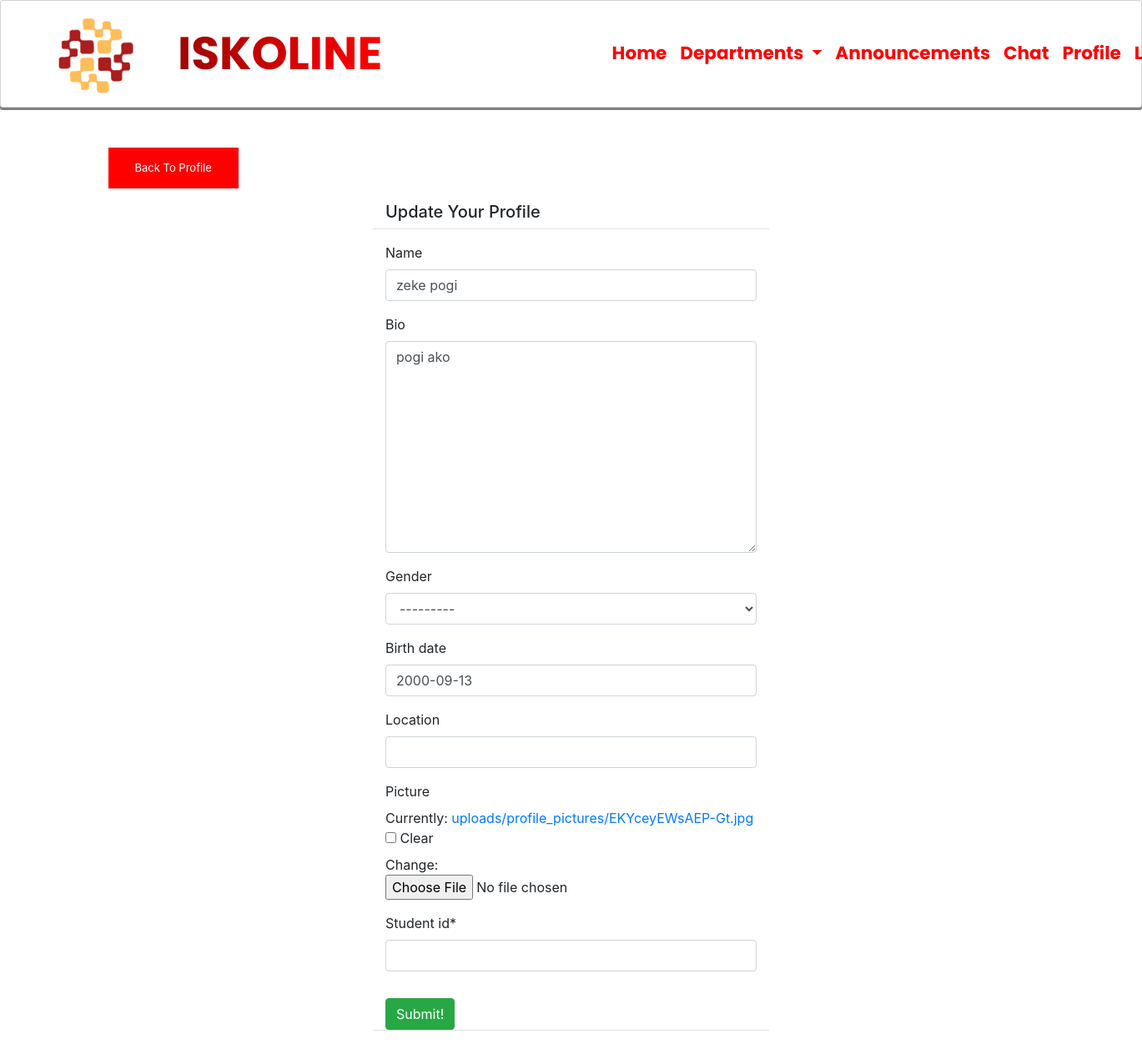
The page /profile/edit/1/ (signed in) on the database as committed earlier.
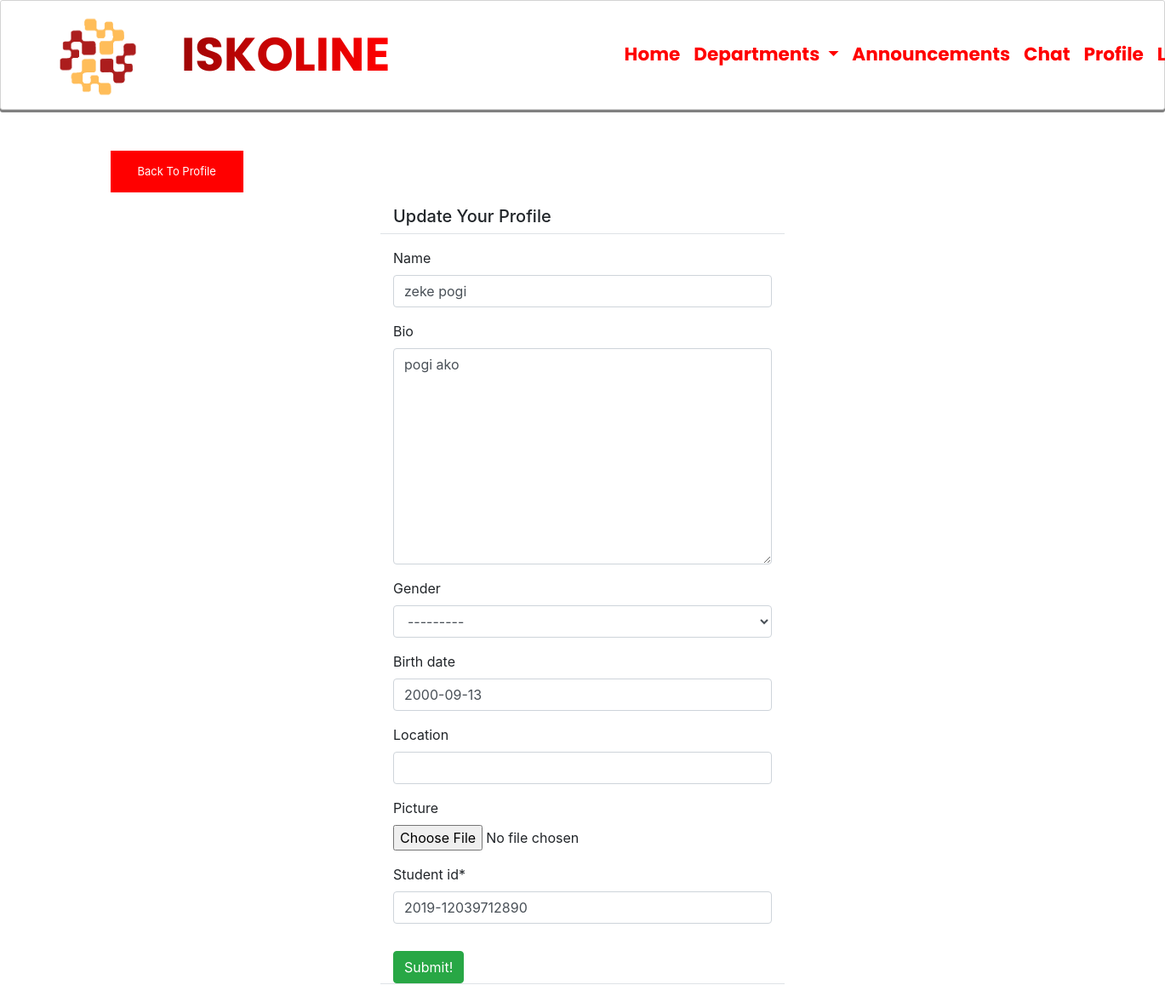
The same page on the database as committed later.
### student/models.py (models this page shows)
class UserProfile(models.Model):
    user = models.OneToOneField(User, primary_key=True, verbose_name='user', related_name='profile', on_delete=models.CASCADE)
    name = models.CharField(max_length=30, blank=True, null=True)
    email = models.CharField(max_length=200, null=True)
    bio = models.TextField(max_length=500, blank=True, null=True)
    birth_date=models.DateField(null=True, blank=True)
    location = models.CharField(max_length=100, blank=True, null=True)
    picture = models.ImageField(upload_to='uploads/profile_pictures', default='uploads/profile_pictures/default.jpg', blank=True)
    GENDER_CHOICES = (
        ('Male', 'Male'),
        ('Female', 'Female'),
    )
    gender = models.CharField(max_length=6, blank=True, null=True ,choices=GENDER_CHOICES)
    student_id = models.CharField(max_length=16, blank=False, null=True)

### student/views.py (the view, shortened to what this page needs)
# urls.py: path('profile/edit/<int:pk>/', ProfileEditView.as_view(), name='profile_edit'),
class ProfileEditView(LoginRequiredMixin, UserPassesTestMixin, UpdateView):
    model = UserProfile
    fields = ['name', 'bio', 'gender', 'birth_date', 'location', 'picture', 'student_id']
    template_name = 'home/profile_edit.html'
    def test_func(self):
        profile = self.get_object()
        return self.request.user == profile.user

### student/templates/home/profile_edit.html (shortened to what this page needs)
{% extends 'home/base.html' %}
{% load crispy_forms_tags %}
{% block content %}
<div class="container">
    <div class="row mt-5">
        <div class="col-md-5 col-sm-6">
            <a href="{% url 'profile' object.pk %}" button class="button button2">Back To Profile</a>
        </div>
    </div>
    <div class="row justify-content-center mt-3">
        <div class="col-md-5 col-sm-12 border-bottom">
            <h5>Update Your Profile</h5>
        </div>
    </div>
    <div class="row justify-content-center mt-3 mb-5">
        <div class="col-md-5 col-sm-12 border-bottom">
            <form method="POST" enctype="multipart/form-data">
                {{ form | crispy }}
                <div class="d-grid gap-2">
                    <button class="btn btn-success mt-3">Submit!</button>
                </div>
            </form>
        </div>
    </div>
</div>
{% endblock content %}

Rows that differ between the two databases and show on the page:
changed UserProfile "zeke pogi": student_id (not shown) → "2019-12039712890"
Other text that changed with them:
form field form: "☐" → (not shown)
text no longer shown: "Name Bio Gender Birth date Location Picture Currently: uploads/profile_pictures/EKYceyEWsAEP-Gt.jpg Clear Change: Student id *"
text now shown: "Name Bio Gender Birth date Location Picture Student id *"
